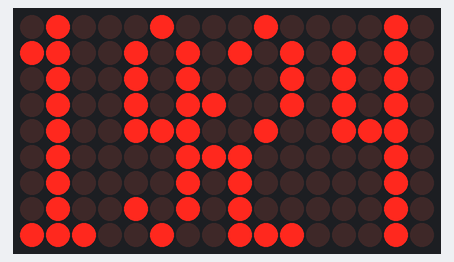
The sketch below on a simulated Arduino Uno, built with avr-gcc and run on an emulated ATmega328P. Parts: 16×9 LED matrix. The local clock reads 2024-03-15 10:24:30 at power-on unless the sketch sets it; what the sketch prints to the serial monitor is not drawn.

Above: at 0.2 s.
At 30.4 s:
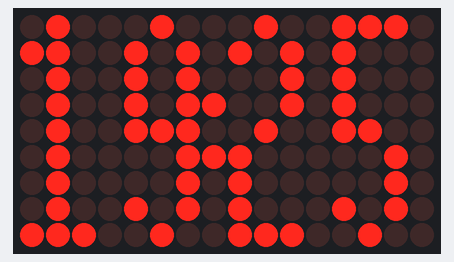
At 90.6 s:
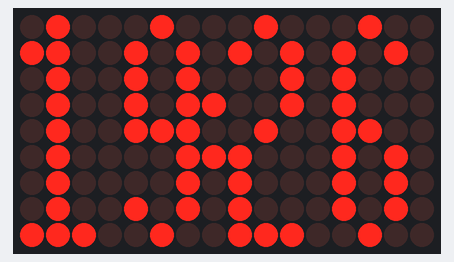

Measured:
- what the display in image 0 shows lasts 30.1 s, from 0.2 s to 30.3 s
- what the display in image 1 shows lasts 60.3 s, from 30.3 s to 90.6 s

The sketch:

anniversary_1_clock.ino
```cpp
#include <Wire.h>
#include <Adafruit_GFX.h>
#include <Adafruit_IS31FL3731.h>
#include "RTClib.h"

Adafruit_IS31FL3731 ledmatrix = Adafruit_IS31FL3731();
RTC_DS3231 rtc;

uint16_t X = 10;
uint8_t Color = 65535;

int8_t lastHourTens   = -1;
int8_t lastHourOnes   = -1;
int8_t lastMinuteTens = -1;
int8_t lastMinuteOnes = -1;

uint8_t _symbols[11][27] = {
  // 0
  {
    0, X, 0,
    X, 0, X,
    X, 0, X,
    X, 0, X,
    X, 0, X,
    X, 0, X,
    X, 0, X,
    X, 0, X,
    0, X, 0
  },
  // 1
  {
    0, X, 0,
    X, X, 0,
    0, X, 0,
    0, X, 0,
    0, X, 0,
    0, X, 0,
    0, X, 0,
    0, X, 0,
    X, X, X
  },
  // 2
  {
    0, X, 0,
    X, 0, X,
    0, 0, X,
    0, 0, X,
    0, X, 0,
    X, 0, 0,
    X, 0, 0,
    X, 0, 0,
    X, X, X
  },
  // 3
  {
    0, X, 0,
    X, 0, X,
    0, 0, X,
    0, 0, X,
    0, X, X,
    0, 0, X,
    0, 0, X,
    X, 0, X,
    0, X, 0
  },
  // 4
  {
    0, 0, X,
    X, 0, X,
    X, 0, X,
    X, 0, X,
    X, X, X,
    0, 0, X,
    0, 0, X,
    0, 0, X,
    0, 0, X
  },
  // 5
  {
    X, X, X,
    X, 0, 0,
    X, 0, 0,
    X, 0, 0,
    X, X, 0,
    0, 0, X,
    0, 0, X,
    X, 0, X,
    0, X, 0
  },
  // 6
  {
    0, X, 0,
    X, 0, X,
    X, 0, 0,
    X, 0, 0,
    X, X, 0,
    X, 0, X,
    X, 0, X,
    X, 0, X,
    0, X, 0
  },
  // 7
  {
    X, X, X,
    0, 0, X,
    0, 0, X,
    0, 0, X,
    0, X, 0,
    0, X, 0,
    0, X, 0,
    0, X, 0,
    0, X, 0
  },
  // 8
  {
    0, X, 0,
    X, 0, X,
    X, 0, X,
    X, 0, X,
    0, X, 0,
    X, 0, X,
    X, 0, X,
    X, 0, X,
    0, X, 0
  },
  // 9
  {
    0, X, 0,
    X, 0, X,
    X, 0, X,
    X, 0, X,
    X, X, X,
    0, 0, X,
    0, 0, X,
    X, 0, X,
    0, X, 0
  },
  // : (10)
  {
    0,
    0,
    0,
    X,
    0,
    X,
    0,
    0,
    0
  }
};

void myDrawBitmap(Adafruit_GFX &gfx, int16_t x, int16_t y, const uint8_t bitmap[], int16_t w, int16_t h, uint16_t color) {
  for (int cy = 0; cy < h; cy++) {
    for (int cx = 0; cx < w; cx++) {
      uint8_t pixel = bitmap[cy * w + cx];
      if (pixel == 0) {
        gfx.drawPixel(x + cx, y + cy, pixel);
      } else {
        gfx.drawPixel(x + cx, y + cy, color);
      }
    }
  }
}

void myClearScreen(Adafruit_GFX &gfx) {
  for (int y = 0; y < 9; y++) {
    for (int x = 0; x < 16; x++) {
      gfx.drawPixel(x, y, 0);
    }
  }
}

/**
 * Initializer.
 */
void setup() {
  Serial.begin(9600);

  if (! ledmatrix.begin()) {
    Serial.println("IS31FL3731 not found");
    while (1);
  }
  Serial.println("IS31FL3731 found");

  if (! rtc.begin()) {
    Serial.println("DS3231 not found");
    while (1);
  }
  Serial.println("DS3231 found");

  if (rtc.lostPower()) {
    Serial.println("RTC lost power, lets set the time!");
    rtc.adjust(DateTime(F(__DATE__), F(__TIME__)));
  }

  myClearScreen(ledmatrix);
}

/**
 * Loop function.
 */
void loop() {
  DateTime now = rtc.now();

  uint8_t hour, minute;

  hour = now.hour();
  if (hour > 12) {
    hour -= 12;
  }
  minute = now.minute();

  int hourTens = hour / 10;
  int hourOnes = hour - hourTens;
  int minuteTens = minute / 10;
  int minuteOnes = minute - (minuteTens * 10);

  if (hourTens > 0) {
    myDrawBitmap(ledmatrix, 0, 0, _symbols[hourTens],  3, 9, Color);
  }

  myDrawBitmap(ledmatrix, 4, 0, _symbols[hourOnes],  3, 9, Color);

  myDrawBitmap(ledmatrix, 7, 0, _symbols[10], 1, 9, Color);

  myDrawBitmap(ledmatrix, 8, 0, _symbols[minuteTens],  3, 9, Color);

  myDrawBitmap(ledmatrix, 12, 0, _symbols[minuteOnes], 3, 9, Color);

  delay(1000);
}
```
